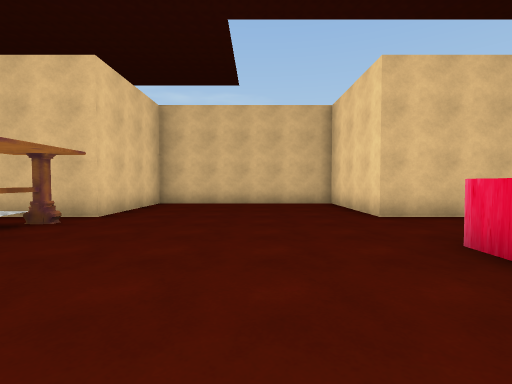
[1] (above)

16 first-person views from a walk through a 3-D level made in the Unity game engine. The camera is 1.3 m above the floor, tilts 2° down and sees 85° across. The floor is counted in squares, 2 m on a side. Each view is taken from the middle of a square. On the plan, view 1 faces up. The plan holds only what a view shows up to about 9 squares ahead; the rest is blank. The place goes on beyond the plan. The player character is not drawn. Some surface patterns are stand-ins.

[2]
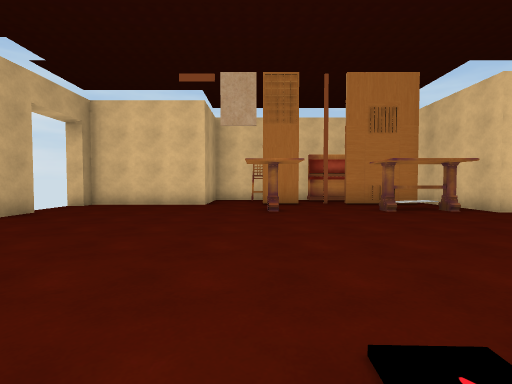

[3]
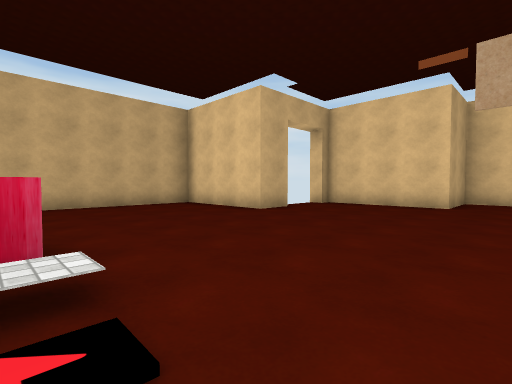

[4]
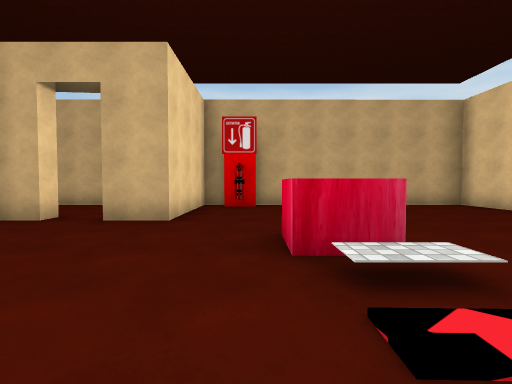

[5]
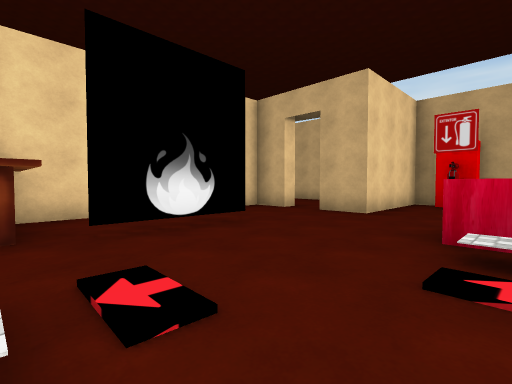

[6]
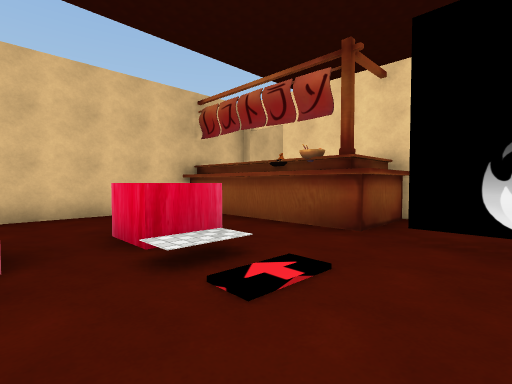

[7]
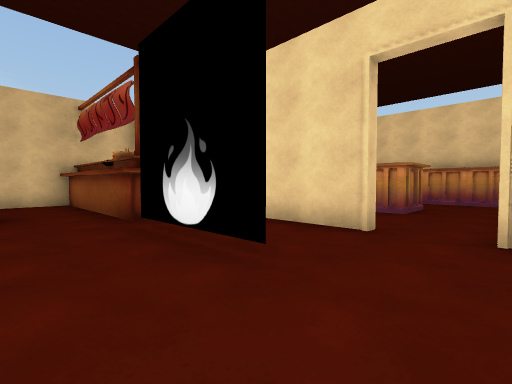

[8]
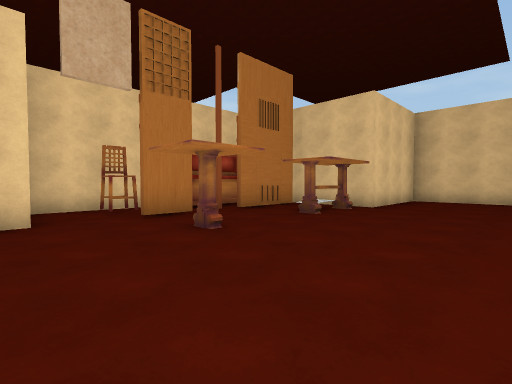

[9]
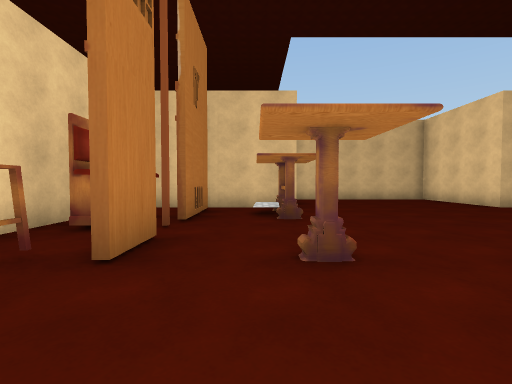

[10]
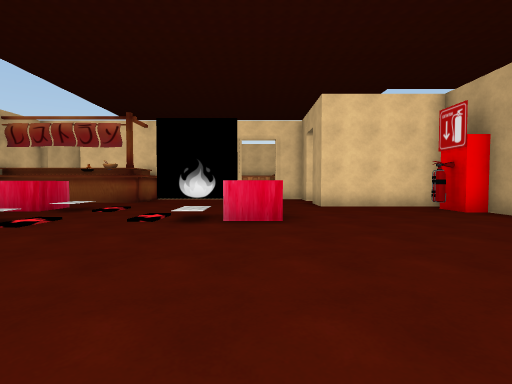

[11]
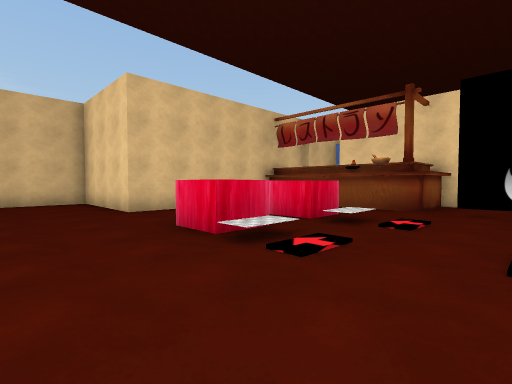

[12]
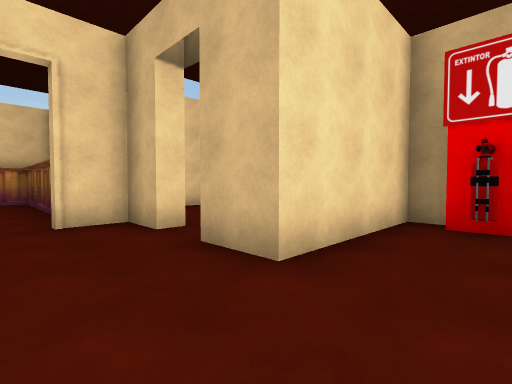

[13]
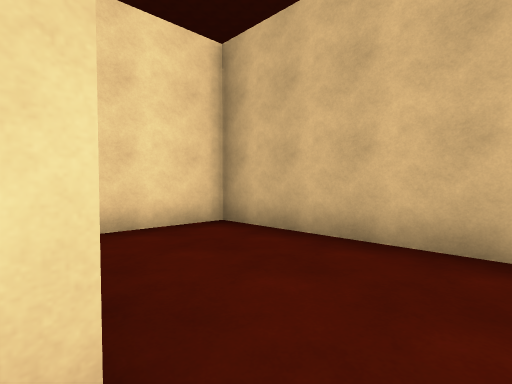

[14]
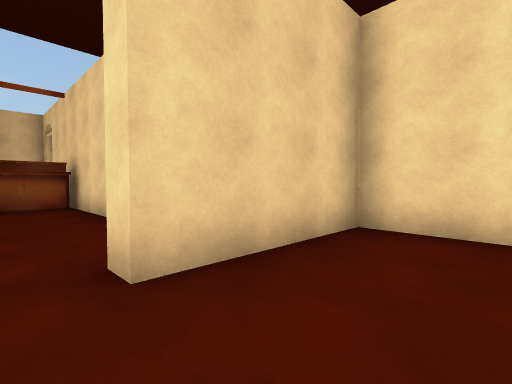

[15]
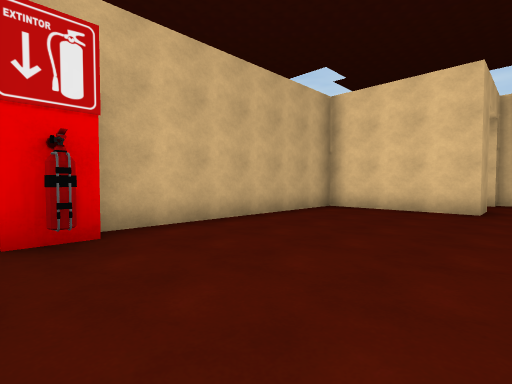

[16]
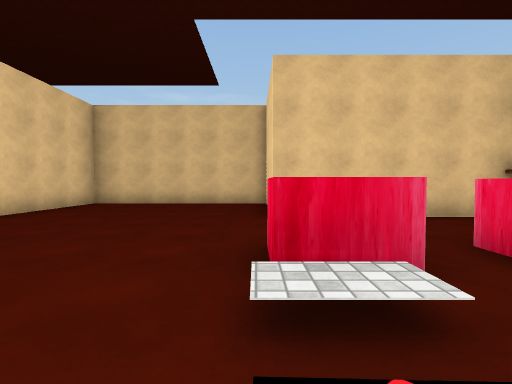

### Floor plan
Ten units are one square. View 1 is at (0, 0); x grows to the right and y downward. Boxes are objects, and circles mark ways between rooms. Rooms are numbered by the first view taken in them; rooms with no view inside come last. Other rooms are left out.
<svg viewBox="-77 -91 191 176">
<path fill="none" stroke="#000" d="M-30 47 -19 47 -19 80 40 80M67 25 67 -1M-52 -12 -52 -1M-52 15 -52 47M-47 47 -47 52M86 -5 67 -5 67 -52 23 -52 23 -86 -29 -86 -29 -52 -56 -52M86 -7 67 -7M-52 -47 -52 -26M40 75 49 75M87 25 87 -16M77 47 87 47 87 38M49 80 55 80 55 47 66 47M70 80 108 80 109 52 77 52 77 47M-72 -29 -72 5M-72 5 -72 15 -52 15"/>
<rect x="-55" y="-25" width="10" height="10" fill="#bbb"><title>other object</title></rect>
<rect x="-35" y="-5" width="10" height="10" fill="#bbb"><title>other object</title></rect>
<rect x="-35" y="-35" width="10" height="10" fill="#bbb"><title>other object</title></rect>
<rect x="15" y="-25" width="20" height="10" fill="#bbb"><title>other object</title></rect>
<rect x="25" y="25" width="10" height="10" fill="#bbb"><title>other object</title></rect>
<rect x="35" y="65" width="10" height="10" fill="#bbb"><title>other object</title></rect>
<rect x="45" y="-25" width="10" height="10" fill="#bbb"><title>other object</title></rect>
<rect x="-65" y="-5" width="10" height="10" fill="#bbb"><title>other object</title></rect>
<rect x="-65" y="-35" width="10" height="20" fill="#bbb"><title>other object</title></rect>
<circle cx="70" cy="50" r="3" fill="#2a7"/>
<circle cx="-50" cy="-20" r="3" fill="#2a7"/>
<circle cx="-50" cy="10" r="3" fill="#2a7"/>
<circle cx="-65" cy="-5" r="3" fill="#2a7"/>
<text x="10" y="0">1</text>
<text x="80" y="60">2</text>
<text x="-70" y="-10">3</text>
<text x="-70" y="10">4</text>
</svg>
Room 1 opens to room 2. Room 1 opens to room 3. Room 1 opens to room 4. Room 3 opens to room 4.

Where each view was taken, in squares from view 1:
view 1: 0 up, 0 right, facing up
view 2: 0 up, 3 right, facing left
view 3: 0 up, 3 right, facing down-left
view 4: 0 up, 4 right, facing down
view 5: 1 up, 3 right, facing down-right
view 6: 1 down, 3 right, facing up-right
view 7: 4 down, 5 right, facing up-right
view 8: 2 down, 0 right, facing up-left
view 9: 2 down, 4 left, facing up
view 10: 3 down, 2 left, facing right
view 11: 1 down, 0 right, facing up-right
view 12: 3 down, 4 right, facing down-right
view 13: 5 down, 7 right, facing down-right
view 14: 7 down, 7 right, facing up-right
view 15: 4 down, 5 right, facing down-left
view 16: 0 up, 2 right, facing up
